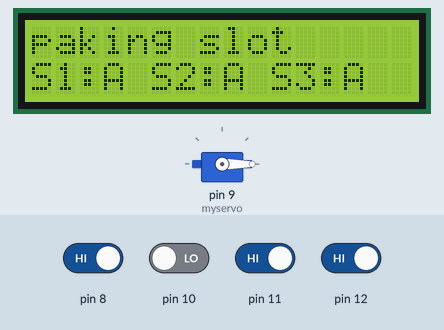
A sketch run on a simulated Arduino Uno, built with avr-gcc and run on an emulated ATmega328P. Shown: servo, 16×2 character LCD. The inputs (shaded band) are chosen by the test bench; at power-on: pin 8, pin 11, pin 12 HIGH, pin 10 LOW. What the sketch prints to the serial monitor is not drawn.

Above: at 1.2 s.
1.3 s: pin 10 driven HIGH
At 3.0 s:
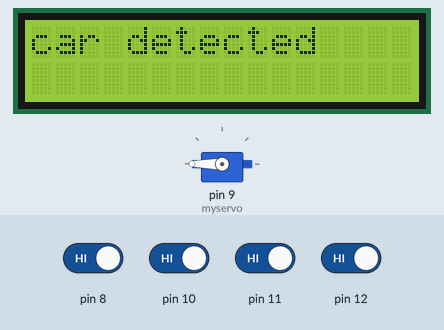
3.5 s: pin 8 driven LOW
At 5.8 s:
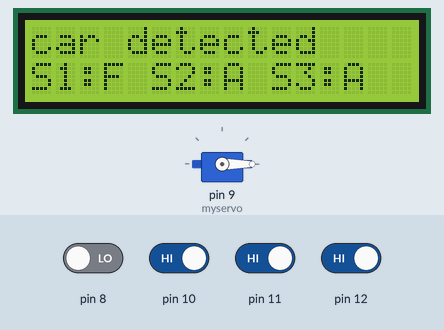
6.5 s: pin 11 driven LOW
At 9.4 s:
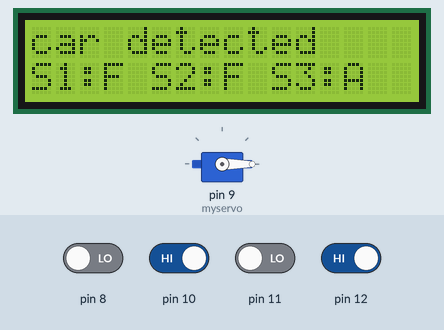
9.5 s: pin 12 driven LOW
At 11.0 s:
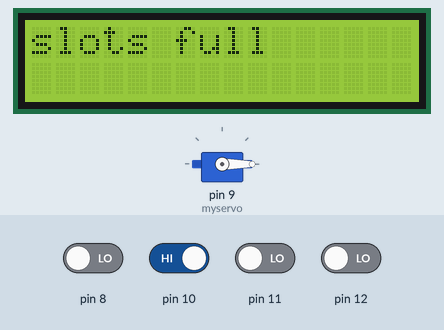
11.5 s: pin 8 driven HIGH
At 12.5 s:
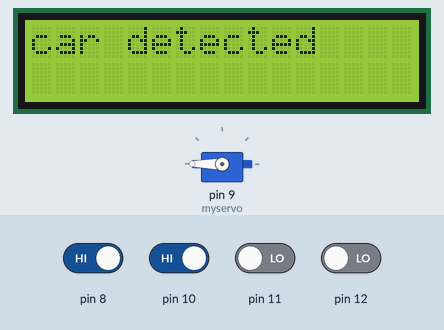
14.5 s: pin 11 driven HIGH
At 14.8 s:
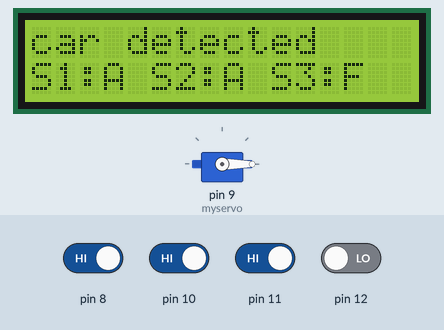
Timing chart, 0 to 17.5 s (numbered marks = the images above; inputs shaded):
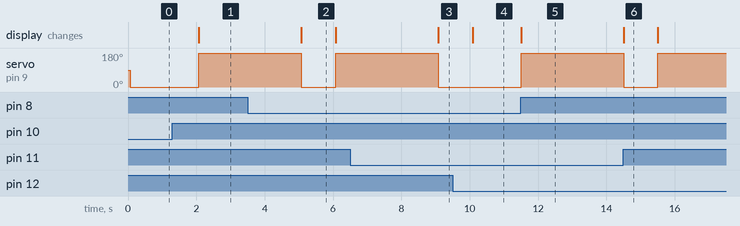

The sketch:

AT-ARDUINO.ino
```cpp
#include<LiquidCrystal.h>
#include <Servo.h>

Servo myservo;  // create servo object to control a servo
// twelve servo objects can be created on most boards

int pos = 0;    // variable to store the servo position
LiquidCrystal lcd(2,3,4,5,6,7);
void setup() {
    myservo.attach(9);  // attaches the servo on pin 9 to the servo object

for(int i=8;i<13;i++)
{
  pinMode(i,INPUT);// put your setup code here, to run once:
}
lcd.begin(16,2);
lcd.print("paking slot");
  myservo.write(0); // waits 15ms for the servo to reach the position
   Serial.begin(9600);
}

void loop() {

      Serial.println(digitalRead(8));
      Serial.println(digitalRead(10));
      Serial.println(digitalRead(11));
      Serial.println(digitalRead(12));

 // if(digitalRead(10))
  //{ lcd.clear();

    //lcd.print("car detected");// put your main code here, to run repeatedly:
    // in steps of 1 degree
    //myservo.write(180);              // tell servo to go to position in variable 'pos'
    //delay(1500);
    //myservo.write(0); // waits 15ms for the servo to reach the position

  //}
  while((digitalRead(8)==0)&&(digitalRead(11)==0)&&(digitalRead(12)==0)&&(digitalRead(10)))
  { lcd.clear();

    lcd.print("slots full");// put your main code here, to run repeatedly:
  while((digitalRead(8)==0)&&(digitalRead(11)==0)&&(digitalRead(12)==0)&&(digitalRead(10)));

  }
  if(digitalRead(10))//entrance detected
  { lcd.clear();

  lcd.print("car detected");// put your main code here, to run repeatedly:
 //  in steps of 1 degree
  myservo.write(180);              // tell servo to go to position in variable 'pos'
  delay(3000);
  myservo.write(0); // waits 15ms for the servo to reach the position

  }

 if(digitalRead(8)==0)
  { lcd.setCursor(0,1);
  lcd.print("S1:F");
 }

 else
  { lcd.setCursor(0,1);
  lcd.print("S1:A");

  }

 if(digitalRead(11)==0)
  { lcd.setCursor(5,1);
  lcd.print("S2:F");
 }

 else //if(digitalRead(11))
  { lcd.setCursor(5,1);
  lcd.print("S2:A");

  }
 //else
 if(digitalRead(12)==0)
  { lcd.setCursor(10,1);
  lcd.print("S3:F");
 }
 else// if(digitalRead(12))
  { lcd.setCursor(10,1);
  lcd.print("S3:A");
 }

delay(1000);
}
```

Measured:
- after the input at 1.3 s, servo on pin 9 (myservo): 0° → 180° after 0.77 s; the display: changes after 0.77 s (image 1)
- after the input at 3.5 s, the display: changes after 1.6 s (image 2)
- after the input at 6.5 s, the display: changes after 2.6 s (image 3)
- after the input at 9.5 s, servo on pin 9 (myservo): stays 0° (without the input it goes to 180° after 0.59 s); the display: changes after 0.59 s (image 4)
- after the input at 11.5 s, servo on pin 9 (myservo): 0° → 180° at once; the display: changes at once (image 5)
- after the input at 14.5 s, the display: changes at once (image 6)
- what the display in image 2 shows lasts 1.0 s, from 5.1 s to 6.1 s
